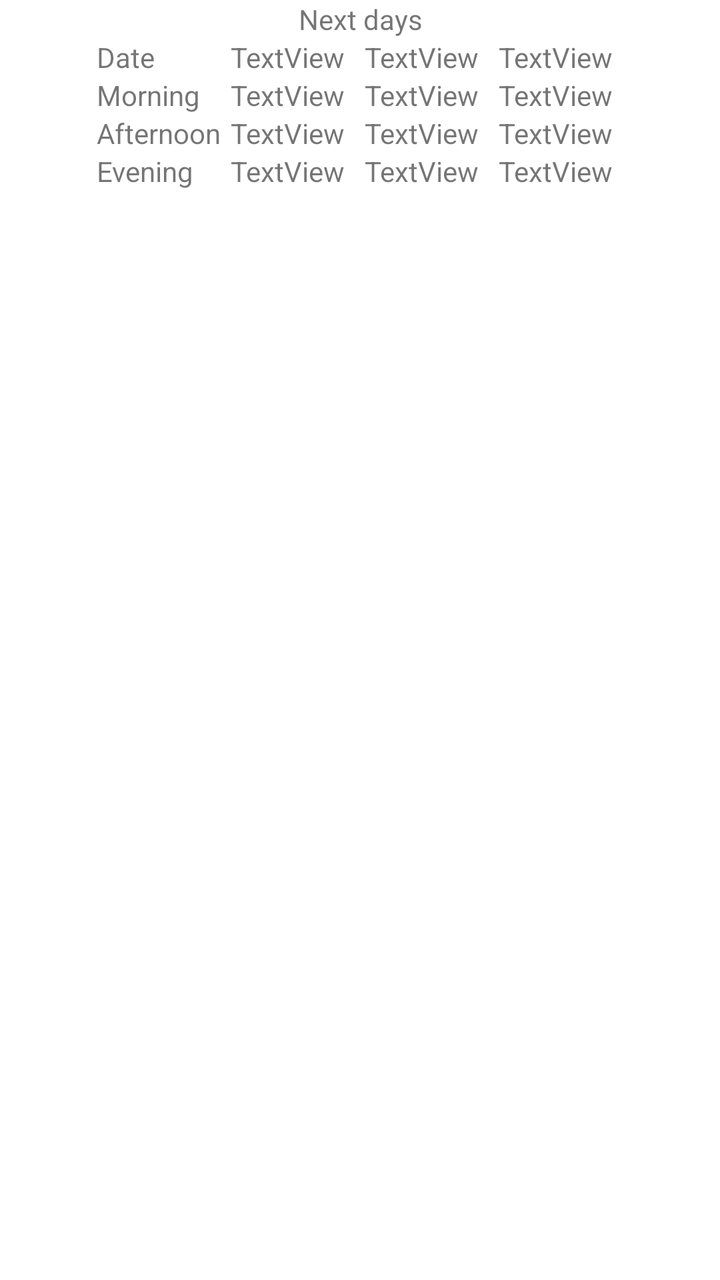
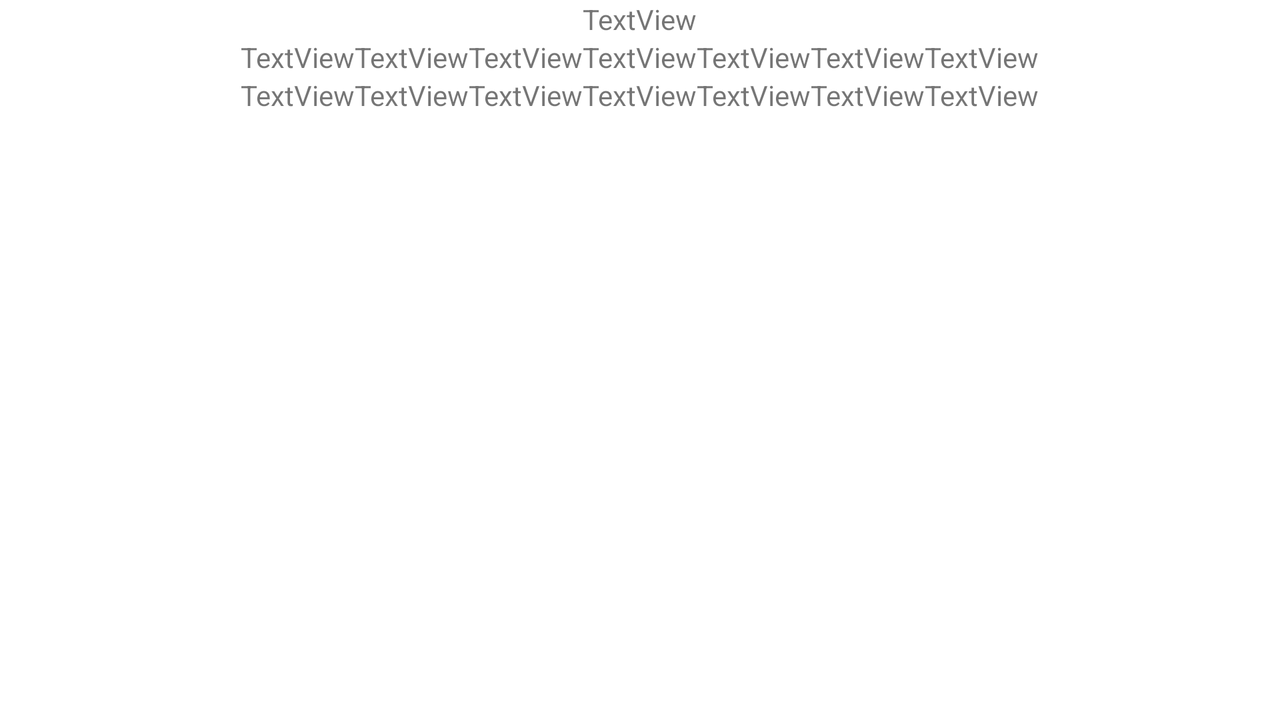

First picture: res/layout/ on a phone held upright. Second picture: the repository's own variant of that layout, on a device whose configuration matches the variant's folder. Source for both follows.
<!-- AndroidManifest.xml: application theme MyLightTheme -->
<!-- res/layout/fragment_week_weather.xml -->
<?xml version="1.0" encoding="utf-8"?>
<LinearLayout
    xmlns:android="http://schemas.android.com/apk/res/android" android:layout_width="match_parent"
    android:layout_height="match_parent"
    android:orientation="vertical">
    <TableLayout
        android:layout_width="match_parent"
        android:layout_height="match_parent">

        <TableRow
            android:layout_width="match_parent"
            android:layout_height="match_parent"
            android:gravity="center">

            <TextView
                android:id="@+id/nextDaysText"
                android:layout_width="wrap_content"
                android:layout_height="wrap_content"
                android:gravity="center"
                android:text="@string/nextDays" />
        </TableRow>

        <TableRow
            android:layout_width="match_parent"
            android:layout_height="match_parent"
            android:gravity="center"
            >

            <TextView
                android:id="@+id/date"
                android:layout_width="match_parent"
                android:layout_height="wrap_content"
                android:text="@string/date"
                />

            <TextView
                android:id="@+id/firstDayTimeText"
                android:layout_width="wrap_content"
                android:layout_height="wrap_content"
                android:text="TextView"
                android:layout_marginLeft="5sp"
                android:layout_marginRight="5sp"
                android:gravity="center"/>

            <TextView
                android:id="@+id/scndDayTimeText"
                android:layout_width="wrap_content"
                android:layout_height="wrap_content"
                android:text="TextView"
                android:layout_marginLeft="5sp"
                android:layout_marginRight="5sp"
                android:gravity="center"/>

            <TextView
                android:id="@+id/trdDayTimeText"
                android:layout_width="wrap_content"
                android:layout_height="wrap_content"
                android:text="TextView"
                android:layout_marginLeft="5sp"
                android:layout_marginRight="5sp"
                android:gravity="center"/>

        </TableRow>

        <TableRow
            android:layout_width="match_parent"
            android:layout_height="match_parent"
            android:gravity="center">

            <TextView
                android:id="@+id/morningText"
                android:layout_width="wrap_content"
                android:layout_height="wrap_content"
                android:text="@string/morning" />

            <TextView
                android:id="@+id/firstDayMorningTempText"
                android:layout_width="wrap_content"
                android:layout_height="wrap_content"
                android:text="TextView"
                android:gravity="center"/>

            <TextView
                android:id="@+id/scndDayMorningTempText"
                android:layout_width="wrap_content"
                android:layout_height="wrap_content"
                android:text="TextView"
                android:gravity="center"/>

            <TextView
                android:id="@+id/trdDayMorningTempText"
                android:layout_width="wrap_content"
                android:layout_height="wrap_content"
                android:text="TextView"
                android:gravity="center"
                />
        </TableRow>

        <TableRow
            android:layout_width="match_parent"
            android:layout_height="match_parent"
            android:gravity="center">

            <TextView
                android:id="@+id/afternoonText"
                android:layout_width="wrap_content"
                android:layout_height="wrap_content"
                android:text="@string/afternoon"/>

            <TextView
                android:id="@+id/firstDayAftTempText"
                android:layout_width="wrap_content"
                android:layout_height="wrap_content"
                android:text="TextView"
                android:gravity="center"/>

            <TextView
                android:id="@+id/scndDayAftTempText"
                android:layout_width="wrap_content"
                android:layout_height="wrap_content"
                android:text="TextView"
                android:gravity="center"/>

            <TextView
                android:id="@+id/trdDayAftTempText"
                android:layout_width="wrap_content"
                android:layout_height="wrap_content"
                android:text="TextView"
                android:gravity="center"
                />
        </TableRow>

        <TableRow
            android:layout_width="match_parent"
            android:layout_height="match_parent"
            android:gravity="center">

            <TextView
                android:id="@+id/eveningText"
                android:layout_width="wrap_content"
                android:layout_height="wrap_content"
                android:text="@string/evening" />
            <TextView
                android:id="@+id/firstDayEvTempText"
                android:layout_width="wrap_content"
                android:layout_height="wrap_content"
                android:text="TextView"
                android:gravity="center"/>

            <TextView
                android:id="@+id/scndDayEvTempText"
                android:layout_width="wrap_content"
                android:layout_height="wrap_content"
                android:text="TextView"
                android:gravity="center"/>

            <TextView
                android:id="@+id/trdDayEvTempText"
                android:layout_width="wrap_content"
                android:layout_height="wrap_content"
                android:text="TextView"
                android:gravity="center"
                />
        </TableRow>
    </TableLayout>
</LinearLayout>
<!-- resources referenced by this layout -->
<resources>
  <string name="afternoon">Afternoon</string>
  <string name="date">Date</string>
  <string name="evening">Evening</string>
  <string name="morning">Morning</string>
  <string name="nextDays">Next days</string>
  <style name="MyLightTheme" parent="Theme.MaterialComponents.Light.NoActionBar">
          <item name="windowActionBar">false</item>
          <item name="windowNoTitle">true</item>
          <item name="colorPrimary">@color/colorPrimary</item>
          <item name="colorPrimaryDark">@color/colorPrimaryDark</item>
          <item name="colorAccent">@color/colorAccent</item>
      </style>
  <color name="colorPrimary">#6200EE</color>
  <color name="colorPrimaryDark">#3700B3</color>
  <color name="colorAccent">#03DAC5</color>
</resources>
<!-- res/layout-land/fragment_week_weather.xml (the repository's variant of the layout above) -->
<!-- drawn on the phone turned sideways -->
<?xml version="1.0" encoding="utf-8"?>
<LinearLayout
    xmlns:android="http://schemas.android.com/apk/res/android" android:layout_width="match_parent"
    android:layout_height="match_parent"
        android:orientation="vertical">


    <TableLayout
        android:layout_width="match_parent"
        android:layout_height="match_parent">

        <TableRow
            android:layout_width="match_parent"
            android:layout_height="match_parent"
            android:gravity="center">

            <TextView
                android:id="@+id/textView"
                android:layout_width="wrap_content"
                android:layout_height="wrap_content"
                android:gravity="center"
                android:text="TextView" />
        </TableRow>

        <TableRow
            android:layout_width="match_parent"
            android:layout_height="match_parent"
            android:gravity="center"
            >

            <TextView
                android:id="@+id/firstDayTextView"
                android:layout_width="wrap_content"
                android:layout_height="wrap_content"
                android:text="TextView"
                android:gravity="center"/>

            <TextView
                android:id="@+id/scndDayTextView"
                android:layout_width="wrap_content"
                android:layout_height="wrap_content"
                android:text="TextView"
                android:gravity="center"/>

            <TextView
                android:id="@+id/trdDayTextView"
                android:layout_width="wrap_content"
                android:layout_height="wrap_content"
                android:text="TextView"
                android:gravity="center"/>

            <TextView
                android:id="@+id/fourthDayTextView"
                android:layout_width="wrap_content"
                android:layout_height="wrap_content"
                android:text="TextView"
                android:gravity="center"/>

            <TextView
                android:id="@+id/fifthfDayTextView"
                android:layout_width="wrap_content"
                android:layout_height="wrap_content"
                android:text="TextView"
                android:gravity="center"/>
            <TextView
                android:id="@+id/sixDayTextView"
                android:layout_width="wrap_content"
                android:layout_height="wrap_content"
                android:text="TextView"
                android:gravity="center"/>

            <TextView
                android:id="@+id/svnDayTextView"
                android:layout_width="wrap_content"
                android:layout_height="wrap_content"
                android:text="TextView"
                android:gravity="center"/>

        </TableRow>

        <TableRow
            android:layout_width="match_parent"
            android:layout_height="match_parent"
            android:gravity="center">

            <TextView
                android:id="@+id/firstDayTempText"
                android:layout_width="wrap_content"
                android:layout_height="wrap_content"
                android:text="TextView"
                android:gravity="center"/>

            <TextView
                android:id="@+id/scndDayTempText"
                android:layout_width="wrap_content"
                android:layout_height="wrap_content"
                android:text="TextView"
                android:gravity="center"/>

            <TextView
                android:id="@+id/trdDayTempText"
                android:layout_width="wrap_content"
                android:layout_height="wrap_content"
                android:text="TextView"
                android:gravity="center"
                />

            <TextView
                android:id="@+id/fourthDayTempText"
                android:layout_width="wrap_content"
                android:layout_height="wrap_content"
                android:text="TextView"
                android:gravity="center"
                />

            <TextView
                android:id="@+id/fifthDayTempText"
                android:layout_width="wrap_content"
                android:layout_height="wrap_content"
                android:text="TextView"
                android:gravity="center"/>

            <TextView
                android:id="@+id/sixDayTempText"
                android:layout_width="wrap_content"
                android:layout_height="wrap_content"
                android:text="TextView"
                android:gravity="center"/>

            <TextView
                android:id="@+id/svnDayTempText"
                android:layout_width="wrap_content"
                android:layout_height="wrap_content"
                android:text="TextView"
                android:gravity="center"/>
        </TableRow>

        <TableRow
            android:layout_width="match_parent"
            android:layout_height="match_parent" />
    </TableLayout>
</LinearLayout>
<!-- resources referenced by the variant -->
<!-- as the phone turned sideways resolves them -->
<resources>
  <style name="MyLightTheme" parent="Theme.MaterialComponents.Light.NoActionBar">
          <item name="windowActionBar">false</item>
          <item name="windowNoTitle">true</item>
          <item name="colorPrimary">@color/colorPrimary</item>
          <item name="colorPrimaryDark">@color/colorPrimaryDark</item>
          <item name="colorAccent">@color/colorAccent</item>
      </style>
  <color name="colorPrimary">#6200EE</color>
  <color name="colorPrimaryDark">#3700B3</color>
  <color name="colorAccent">#03DAC5</color>
</resources>
